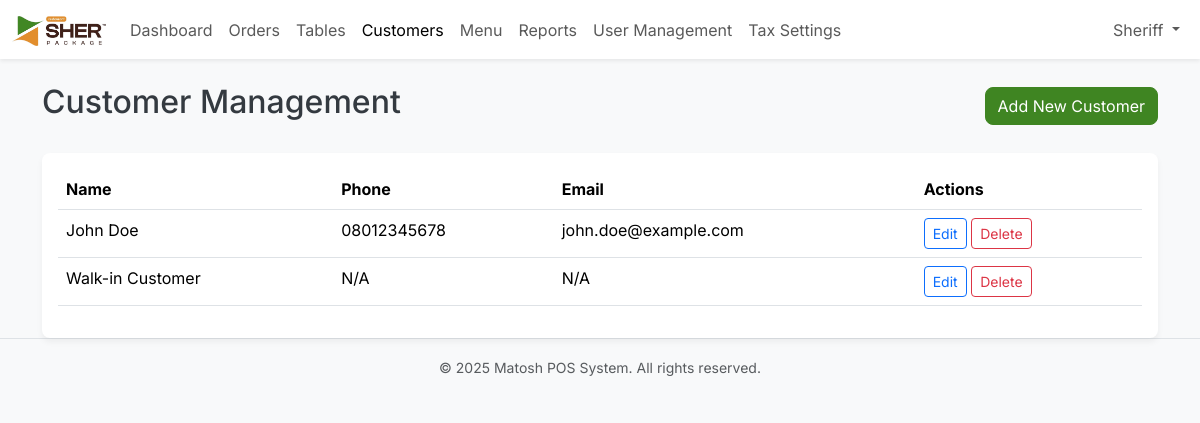
Screenshot of /pages/customers.php (signed in) with the database file from the repository.
### tables this page shows
CREATE TABLE `company_settings` (
  `id` int NOT NULL,
  `name` varchar(255) NOT NULL,
  `address` text NOT NULL,
  `phone` varchar(50) NOT NULL,
  `email` varchar(255) NOT NULL,
  `logo` varchar(255) DEFAULT NULL,
  `currency_symbol` varchar(5) NOT NULL DEFAULT '$'
);

CREATE TABLE `customers` (
  `id` int NOT NULL,
  `name` varchar(255) NOT NULL,
  `phone` varchar(50) DEFAULT NULL,
  `email` varchar(255) DEFAULT NULL,
  `created_at` timestamp NOT NULL DEFAULT CURRENT_TIMESTAMP
);

### includes/auth.php (called while the page is built, shortened)
<?php
function has_role($role) {
    return isset($_SESSION['user_role']) && $_SESSION['user_role'] === $role;
}

### pages/customers.php (the view, shortened to what this page needs)
<?php
require_once '../includes/auth.php';
require_once '../config/db.php';
try {
    $customers = $pdo->query("SELECT * FROM customers ORDER BY name")->fetchAll();
} catch (PDOException $e) {
    $error = "Database error: " . $e->getMessage();
}
require_once '../includes/header.php';
?>
<div class="container">
    <div class="d-flex justify-content-between align-items-center mb-4">
        <h1 class="h2">Customer Management</h1>
        <button class="btn btn-primary" data-bs-toggle="modal" data-bs-target="#customerModal">Add New Customer</button>
    </div>
    <div class="card">
        <div class="card-body">
            <table class="table table-hover">
                <thead>
                    <tr>
                        <th>Name</th>
                        <th>Phone</th>
                        <th>Email</th>
                        <th>Actions</th>
                    </tr>
                </thead>
                <tbody>
                    <?php foreach ($customers as $customer): ?>
                        <tr>
                            <td><?php echo htmlspecialchars($customer['name']); ?></td>
                            <td><?php echo htmlspecialchars($customer['phone'] ?? 'N/A'); ?></td>
                            <td><?php echo htmlspecialchars($customer['email'] ?? 'N/A'); ?></td>
                            <td>
                                <a href="customers.php?action=edit&id=<?php echo $customer['id']; ?>" class="btn btn-sm btn-outline-primary">Edit</a>
                                <form action="customers.php" method="POST" class="d-inline" onsubmit="return confirm('Are you sure? Deleting a customer cannot be undone.');">
                                    <button type="submit" class="btn btn-sm btn-outline-danger">Delete</button>
                                </form>
                            </td>
                        </tr>
                    <?php endforeach; ?>
                </tbody>
            </table>
        </div>
    </div>
</div>
<?php
require_once '../includes/footer.php';
?>

### includes/header.php (shortened to what this page needs)
<?php
require_once __DIR__ . '/auth.php';
require_once __DIR__ . '/../config/db.php';
$current_page = basename($_SERVER['PHP_SELF']);
$company_stmt = $pdo->query("SELECT * FROM company_settings WHERE id = 1");
$company_settings = $company_stmt->fetch();
?>
<!DOCTYPE html>
<html lang="en">
<head>
    <link href="https://cdn.jsdelivr.net/npm/bootstrap@5.3.3/dist/css/bootstrap.min.css" rel="stylesheet">
    <link rel="stylesheet" href="/assets/css/style.css">
</head>
<body>
<?php if (isset($_SESSION['user_id'])): ?>
<nav class="navbar navbar-expand-lg navbar-light bg-white shadow-sm">
    <div class="container-fluid">
        <a class="navbar-brand text-primary fw-bold" href="/index.php">
            <?php if (!empty($company_settings['logo'])): ?>
                <img src="../assets/images/<?php echo htmlspecialchars($company_settings['logo']); ?>" alt="<?php echo htmlspecialchars($company_settings['name']); ?>" height="30" class="d-inline-block align-text-top">
            <?php else: ?>
                <?php echo htmlspecialchars($company_settings['name'] ?? 'Matosh POS'); ?>
            <?php endif; ?>
        </a>
        <div class="collapse navbar-collapse" id="navbarNav">
            <ul class="navbar-nav me-auto mb-2 mb-lg-0">
                <li class="nav-item">
                    <a class="nav-link <?php echo ($current_page == 'index.php') ? 'active' : ''; ?>" href="/index.php">Dashboard</a>
                </li>
                <li class="nav-item">
                    <a class="nav-link <?php echo ($current_page == 'orders.php') ? 'active' : ''; ?>" href="/pages/orders.php">Orders</a>
                </li>
                <li class="nav-item">
                    <a class="nav-link <?php echo ($current_page == 'tables.php') ? 'active' : ''; ?>" href="/pages/tables.php">Tables</a>
                </li>
                <li class="nav-item">
                    <a class="nav-link <?php echo ($current_page == 'customers.php') ? 'active' : ''; ?>" href="/pages/customers.php">Customers</a>
                </li>
                <li class="nav-item">
                    <a class="nav-link <?php echo ($current_page == 'menu.php') ? 'active' : ''; ?>" href="/pages/menu.php">Menu</a>
                </li>
                <li class="nav-item">
                    <a class="nav-link <?php echo ($current_page == 'reports.php') ? 'active' : ''; ?>" href="/pages/reports.php">Reports</a>
                </li>
                <?php if (has_role('Admin')): ?>
                <li class="nav-item">
                    <a class="nav-link <?php echo ($current_page == 'users.php') ? 'active' : ''; ?>" href="/pages/users.php">User Management</a>
                </li>
                <li class="nav-item">
                    <a class="nav-link <?php echo ($current_page == 'tax_settings.php') ? 'active' : ''; ?>" href="/pages/tax_settings.php">Tax Settings</a>
                </li>
                <?php endif; ?>
            </ul>
            <ul class="navbar-nav">
                <li class="nav-item dropdown">
                    <a class="nav-link dropdown-toggle" href="#" id="navbarDropdown" role="button" data-bs-toggle="dropdown" aria-expanded="false">
                        <?php echo htmlspecialchars($_SESSION['user_name'] ?? 'User'); ?>
                    </a>
                </li>
            </ul>
        </div>
    </div>
</nav>
<?php endif; ?>
<main class="container-fluid mt-4">

### assets/css/style.css (style rules this page uses)
:root { --primary-color: #3F8522; --primary-hover-color: #356e1d; --light-gray: #f8f9fa; --medium-gray: #e9ecef; --dark-gray: #6c757d; --white: #ffffff; --shadow: 0 4px 6px rgba(0, 0, 0, 0.05); --border-radius: 0.5rem; }
body { font-family: 'Inter', 'Segoe UI', 'Roboto', 'Helvetica Neue', Arial, sans-serif; background-color: var(--light-gray); color: #343a40; }
.text-primary { color: var(--primary-color) !important; }
.btn-primary { background-color: var(--primary-color); border-color: var(--primary-color); border-radius: var(--border-radius); transition: background-color 0.2s ease-in-out; }
.card { border: none; border-radius: var(--border-radius); box-shadow: var(--shadow); transition: transform 0.2s ease-in-out, box-shadow 0.2s ease-in-out; }
.fw-bold { font-weight: 600 !important; }

### rows the page displays
company_settings: logo (picture)
customers: name "John Doe", phone "08012345678", email "john.doe@example.com"
customers: name "Walk-in Customer", phone "N/A", email "N/A"

### other values shown
$_SESSION['user_name'] "Sheriff"
